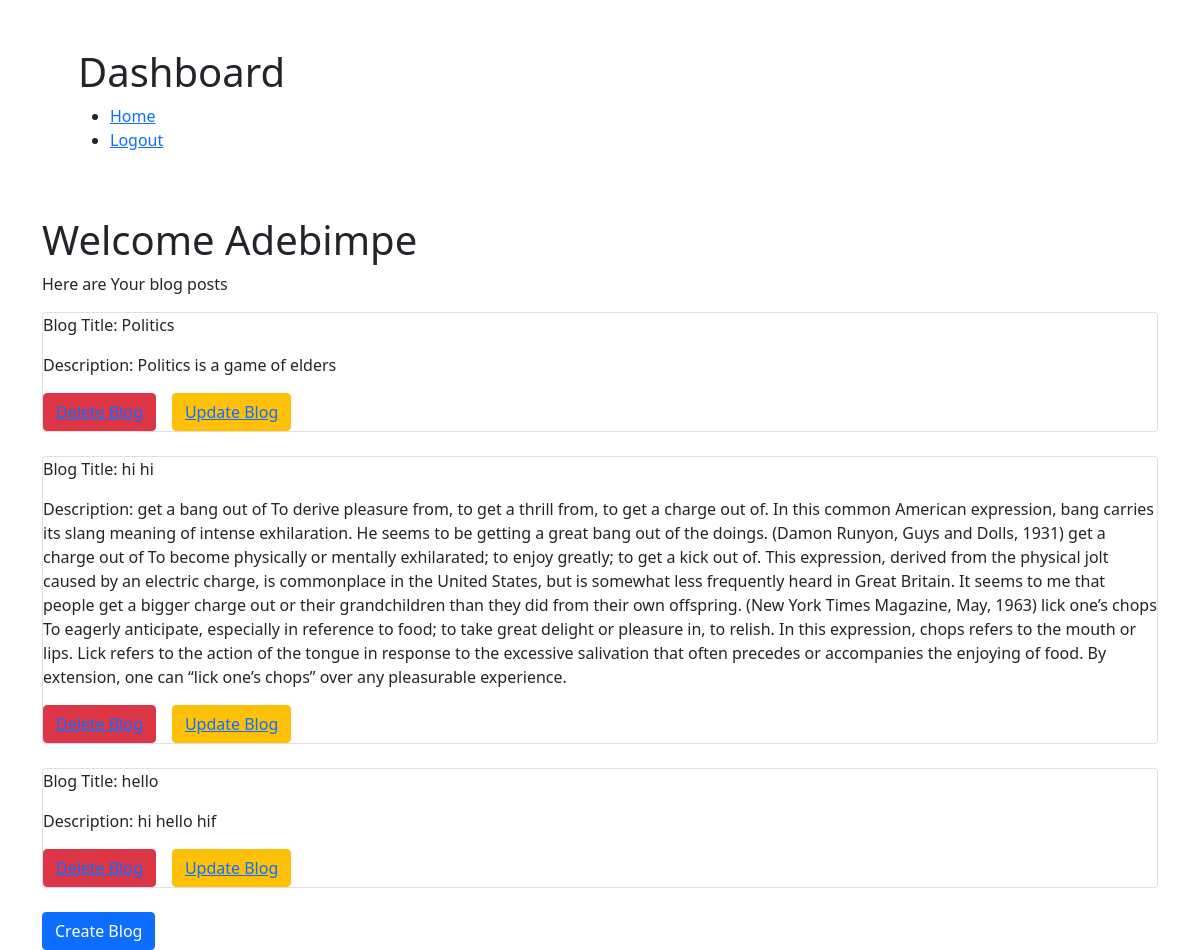
Screenshot of /blogs/dashboard (signed in) with the database file from the repository.
### blogapp/models.py (models this page shows, shortened)
class Blogs(models.Model):
    blog_title= models.CharField(max_length=250)
    description = models.TextField()
    author = models.ForeignKey(User, on_delete=models.CASCADE)
    create_date = models.DateTimeField(blank=True, default=datetime.now)
    user_id = models.IntegerField(blank=True)
    blog_tag = models.CharField(max_length=300)

### blogapp/views.py (the view)
# urls.py: path('dashboard', views.dashboard, name = 'dashboard'),
@login_required(login_url='login')
def dashboard(request):
    if request.user.is_authenticated:
        blogs = Blogs.objects.order_by('-create_date').filter(user_id=request.user.id)
        data={
            'blogs' : blogs,
        }
        return render(request, 'dashboard.html', data)
    else:
        messages.error(request, "please Login")
        return redirect('login')

### templates/dashboard.html (shortened to what this page needs)
{% block content %}
{% load static %}
<link href="https://cdn.jsdelivr.net/npm/bootstrap@5.0.2/dist/css/bootstrap.min.css" rel="stylesheet">
<div class="container p-5">
            <h1>Dashboard</h1>
            <ul class="breadcrumbs">
                <li><a href="{% url 'homepage' %}">Home</a></li>
                <li>
                    <a href="javascript:{document.getElementById('logout').submit()}" class="sign-in"> Logout </a>
                </li>
            </ul>
        </div>
<div class="container mt-50 mb-50">
    <div class="main-title" style="text-align:left !important;">
            <h1>Welcome <span>{{user.first_name}}</span></h1>
            <p>Here are Your blog posts</p>
        </div>
        {% if blogs %}
                {% for blog in blogs %}
                <div class="card mb-4">
                    <p>Blog Title: {{blog.blog_title}}</p>
                    <p>Description: {{blog.description}}</p>
                    <div class="d-flex">
                    <button class="btn btn-danger me-3"><a href="{% url 'delete_blog' blog.id %}">Delete Blog</a></button>
                    <button class="btn btn-warning"><a href="{% url 'update_blog' blog.id %}" >Update Blog</a></button>
                </div>
                </div>
                {% endfor %}
        {% else %}
        <h4>You have no Blogs</h4>
         {% endif %}
         <a href="{% url 'create_blog' %}"><button class="btn btn-primary">Create Blog</button></a>
</div>
{% endblock %}

### rows the page displays
Blogs: blog_title "Politics", description "Politics is a game of elders"
Blogs: blog_title "hi hi", description "get a bang out of To derive pleasure from, to get a thrill from, to get a charge out of. In this common American expression, bang carries its slang meaning of intense exhilaration. He seems to be getting a great bang out of the doings. (Damon Runyon, Guys and Dolls, 1931) get a charge out of To become physically or mentally exhilarated; to enjoy greatly; to get a kick out of. This expression, derived from the physical jolt caused by an electric charge, is commonplace in the United States, but is somewhat less frequently heard in Great Britain. It seems to me that people get a bigger charge out or their grandchildren than they did from their own offspring. (New York Times Magazine, May,…"
Blogs: blog_title "hello", description "hi hello hif"

### other values shown
{{ user.first_name }} "Adebimpe"
